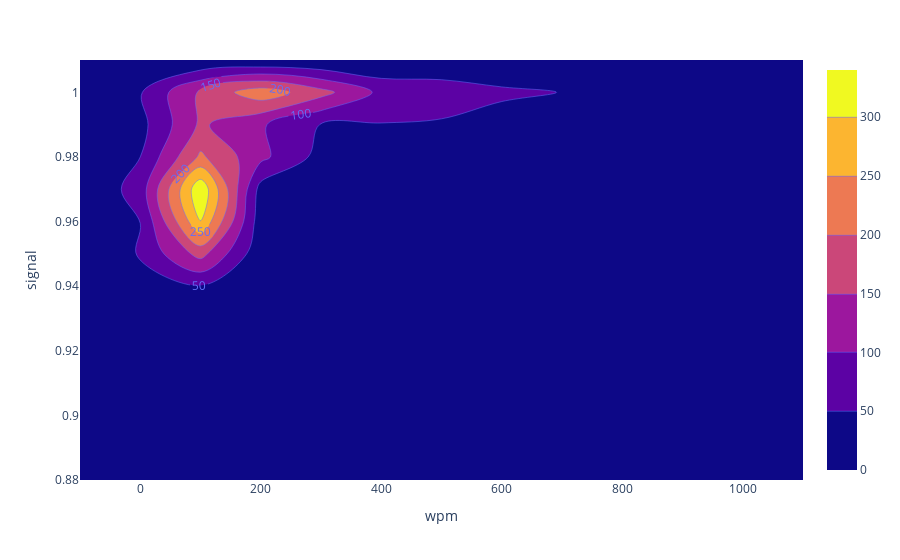

This figure's notebook cell:
### Code cell
import plotly.express as px
fig = px.density_contour(df, x="wpm", y="signal")
fig.update_traces(contours_coloring="fill", contours_showlabels = True)
fig

### Figure 1 — Plotly figure (JSON) as saved in the notebook; plotly's stock layout.template omitted (floating-point values rounded to 4 significant figures; data arrays with more than 128 entries replaced by an {"elided": "..."} marker saying what was removed)
{"data": [{"contours": {"coloring": "fill", "showlabels": true}, "hovertemplate": "wpm=%{x}<br>signal=%{y}<br>count=%{z}<extra></extra>", "legendgroup": "", "line": {"color": "#636efa"}, "name": "", "showlegend": false, "type": "histogram2dcontour", "x": {"elided": "3260 float values"}, "xaxis": "x", "xbingroup": "x", "y": {"elided": "3260 float values"}, "yaxis": "y", "ybingroup": "y"}], "layout": {"legend": {"tracegroupgap": 0}, "margin": {"t": 60}, "xaxis": {"anchor": "y", "domain": [0, 1], "title": {"text": "wpm"}}, "yaxis": {"anchor": "x", "domain": [0, 1], "title": {"text": "signal"}}}}
